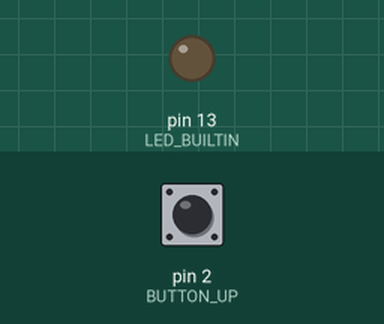
The sketch below on a simulated Arduino Uno, built with avr-gcc and run on an emulated ATmega328P. Parts: output pins drawn as LEDs (lit = HIGH). The test bench sets the inputs (shaded band); at power-on: pin 2 (BUTTON_UP) LOW.

Above: at 1.2 s.
1.3 s: pin 2 (BUTTON_UP) pulled HIGH for 0.15 s
At 1.37 s:
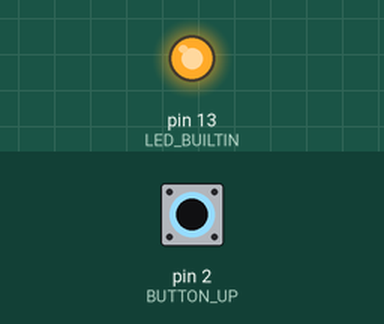
2.9 s: pin 2 (BUTTON_UP) pulled HIGH for 3.2 s
At 7.2 s:
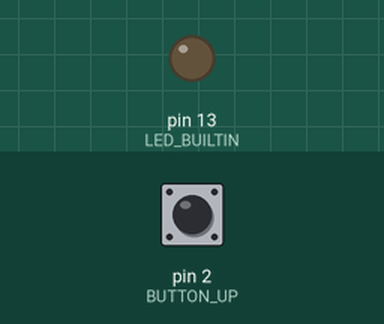
Timing chart, 0 to 8.7 s (numbered marks = the images above; inputs shaded):
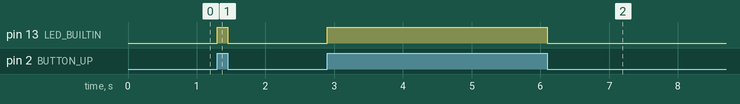

Measured:
- after the input at 1.3 s, pin 13 (LED_BUILTIN): LOW → HIGH at once, → LOW 0.15 s later
- after the input at 2.9 s, pin 13 (LED_BUILTIN): LOW → HIGH at once, → LOW 3.2 s later

The sketch:

01-button.ino
```cpp
const int BUTTON_UP = 2;

// the setup function runs once when you press reset or power the board
void setup() {
  // initialize digital pin LED_BUILTIN as an output.
  pinMode(LED_BUILTIN, OUTPUT);
  pinMode(BUTTON_UP, INPUT);
}

// the loop function runs over and over again forever
void loop() {
  int buttonState = digitalRead(BUTTON_UP);

  if (buttonState == HIGH) {
    digitalWrite(LED_BUILTIN, HIGH);
  } else {
    digitalWrite(LED_BUILTIN, LOW);
  }
}
```
